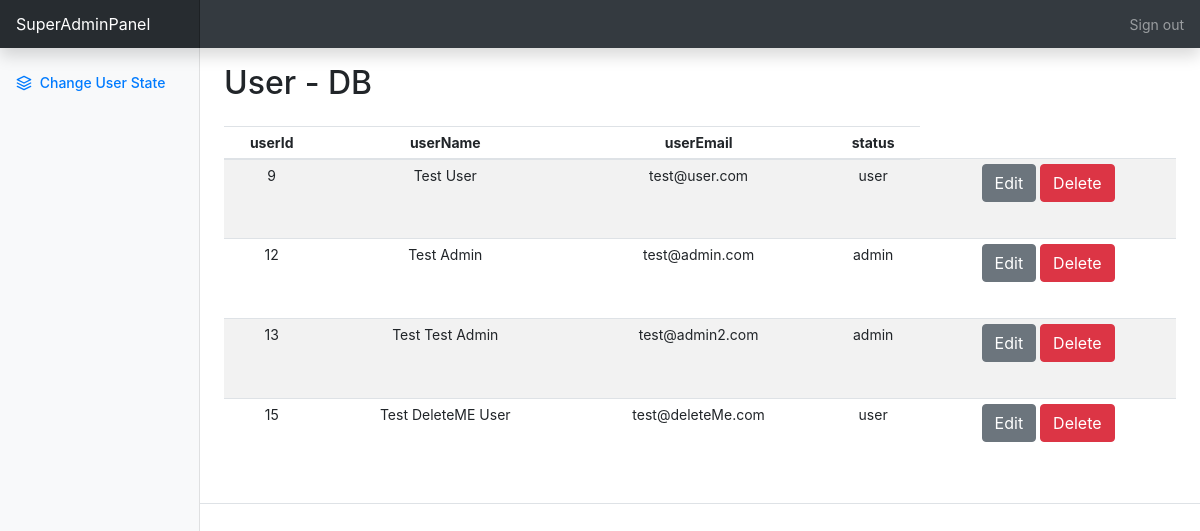
Page /cr11_bodenwinkler_petadoption/petAdoption/superAdminPanel.php (signed in) on the committed database.
### tables this page shows
CREATE TABLE `users` (
  `userId` int(11) NOT NULL,
  `userName` varchar(30) NOT NULL,
  `userEmail` varchar(60) NOT NULL,
  `userPass` varchar(255) NOT NULL,
  `status` enum('user','admin','superAdmin') NOT NULL DEFAULT 'user'
);

### cr11_bodenwinkler_petadoption/petAdoption/superAdminPanel.php (the view, shortened to what this page needs)
<?php
    require_once 'actions/db_connect.php';
?>
<!doctype html>
<html lang="en">
<head>
    <link rel="stylesheet" href="https://stackpath.bootstrapcdn.com/bootstrap/4.5.2/css/bootstrap.min.css"
>
    <link href="/docs/4.5/dist/css/bootstrap.min.css" rel="stylesheet"
>
    <link href="css/dashboard.css" rel="stylesheet">
</head>
<body>
    <nav class="navbar navbar-dark sticky-top bg-dark flex-md-nowrap p-0 shadow">
        <a class="navbar-brand col-md-3 col-lg-2 mr-0 px-3" href="#">SuperAdminPanel</a>
        <ul class="navbar-nav px-3">
            <li class="nav-item text-nowrap">
                <a class="nav-link" href="../superAdmin.php">Sign out</a>
            </li>
        </ul>
    </nav>
    <div class="container-fluid">
        <div class="row">
            <nav id="sidebarMenu" class="col-md-3 col-lg-2 d-md-block bg-light sidebar collapse">
                <div class="sidebar-sticky pt-3">
                    <ul class="nav flex-column">
                        <li class="nav-item">
                            <a class="nav-link active" href="superAdminPanel.php">
                                <span data-feather="layers"></span>
                                Change User State
                            </a>
                        </li>
                    </ul>
                </div>
            </nav>
            <h2 class="col-md-9 ml-sm-auto col-lg-10 px-md-4 mt-3">User - DB</h2>
            <div
                class="table-responsive d-flex justify-content-between flex-wrap flex-md-nowrap align-items-center pt-3 pb-2 mb-3 border-bottom col-md-9 ml-sm-auto col-lg-10 px-md-4">
                <table class="table table-striped table-sm">
                    <thead>
                        <tr>
                            <th>userId</th>
                            <th>userName</th>
                            <th>userEmail</th>
                            <th>status</th>
                        </tr>
                    </thead>
                    <tbody>
                        <?php
                            $sql = "SELECT * FROM users WHERE status='admin' OR status='user'";
                            $result = $connect->query($sql);
                            if($result->num_rows > 0) {
                                while($row = $result->fetch_assoc()) {
                                    echo    "<tr>
                                                <td>" .$row['userId']. "</td>
                                                <td>" .$row['userName']. "</td>
                                                <td>" .$row['userEmail']. "</td>
                                                <td>" .$row['status']. "</td>
                                                <td>
                                                    <a href='change.php?id=" .$row['userId']."'><button class='btn btn-secondary' type='button'>Edit</button></a>
                                                    <a href='userDelete.php?id=" .$row['userId']."'><button class='btn btn-danger' type='button'>Delete</button></a>
                                                </td>
                                            </tr>";
                                }
                            } else {
                                echo "<tr><td>NO DATA AVAILABLE</td></tr>";
                            }
                        ?>
                    </tbody>
                </table>
            </div>
        </div>
    </div>
</body>
</html>

### cr11_bodenwinkler_petadoption/petAdoption/css/dashboard.css (style rules this page uses)
body { font-size: .875rem; }
.feather { width: 16px; height: 16px; vertical-align: text-bottom; }
.sidebar { position: fixed; top: 0; bottom: 0; left: 0; z-index: 100; padding: 48px 0 0; box-shadow: inset -1px 0 0 rgba(0, 0, 0, .1); }
.sidebar-sticky { position: relative; top: 0; height: calc(100vh - 48px); padding-top: .5rem; overflow-x: hidden; overflow-y: auto; }
.sidebar .nav-link { font-weight: 500; color: #333; }
.sidebar .nav-link .feather { margin-right: 4px; color: #999; }
.sidebar .nav-link.active { color: #007bff; }
.sidebar .nav-link:hover .feather, .sidebar .nav-link.active .feather { color: inherit; }
.navbar-brand { padding-top: .75rem; padding-bottom: .75rem; font-size: 1rem; background-color: rgba(0, 0, 0, .25); box-shadow: inset -1px 0 0 rgba(0, 0, 0, .25); }

### cr11_bodenwinkler_petadoption/petAdoption/superAdminPanel.php (style rules this page uses)
table, td, th { text-align: center; }
td { height:80px; }

### rows in the picture
users: userId "9", userName "Test User", userEmail "test@user.com", status "user"
users: userId "12", userName "Test Admin", userEmail "test@admin.com", status "admin"
users: userId "13", userName "Test Test Admin", userEmail "test@admin2.com", status "admin"
users: userId "15", userName "Test DeleteME User", userEmail "test@deleteMe.com", status "user"
